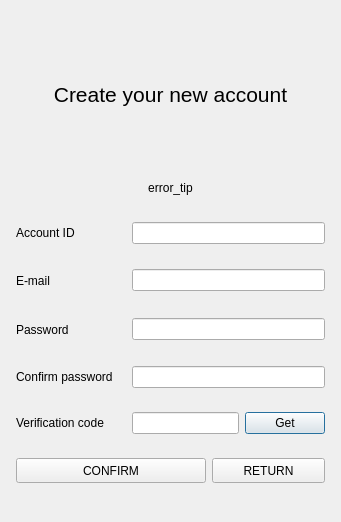
<?xml version="1.0" encoding="UTF-8"?>
<ui version="4.0">
 <class>RegisterDialogClass</class>
 <widget class="QDialog" name="RegisterDialogClass">
  <property name="geometry">
   <rect>
    <x>0</x>
    <y>0</y>
    <width>341</width>
    <height>522</height>
   </rect>
  </property>
  <property name="minimumSize">
   <size>
    <width>300</width>
    <height>500</height>
   </size>
  </property>
  <property name="windowTitle">
   <string>RegisterDialog</string>
  </property>
  <layout class="QVBoxLayout" name="verticalLayout_2">
   <property name="leftMargin">
    <number>5</number>
   </property>
   <property name="topMargin">
    <number>5</number>
   </property>
   <property name="rightMargin">
    <number>5</number>
   </property>
   <property name="bottomMargin">
    <number>5</number>
   </property>
   <item>
    <layout class="QVBoxLayout" name="verticalLayout">
     <item>
      <widget class="QStackedWidget" name="stackedWidget">
       <widget class="QWidget" name="page">
        <layout class="QVBoxLayout" name="verticalLayout_3">
         <item>
          <widget class="QLabel" name="label_title">
           <property name="minimumSize">
            <size>
             <width>0</width>
             <height>120</height>
            </size>
           </property>
           <property name="maximumSize">
            <size>
             <width>16777215</width>
             <height>120</height>
            </size>
           </property>
           <property name="font">
            <font>
             <pointsize>16</pointsize>
            </font>
           </property>
           <property name="text">
            <string>Create your new account</string>
           </property>
           <property name="alignment">
            <set>Qt::AlignmentFlag::AlignCenter</set>
           </property>
          </widget>
         </item>
         <item>
          <widget class="QLabel" name="label_error">
           <property name="maximumSize">
            <size>
             <width>16777215</width>
             <height>20</height>
            </size>
           </property>
           <property name="text">
            <string>error_tip</string>
           </property>
           <property name="alignment">
            <set>Qt::AlignmentFlag::AlignCenter</set>
           </property>
          </widget>
         </item>
         <item>
          <layout class="QHBoxLayout" name="horizontalLayout">
           <item>
            <widget class="QLabel" name="label_account">
             <property name="minimumSize">
              <size>
               <width>110</width>
               <height>0</height>
              </size>
             </property>
             <property name="maximumSize">
              <size>
               <width>110</width>
               <height>16777215</height>
              </size>
             </property>
             <property name="text">
              <string>Account ID</string>
             </property>
            </widget>
           </item>
           <item>
            <widget class="QLineEdit" name="edit_account"/>
           </item>
          </layout>
         </item>
         <item>
          <layout class="QHBoxLayout" name="horizontalLayout_3">
           <item>
            <widget class="QLabel" name="label_mail">
             <property name="minimumSize">
              <size>
               <width>110</width>
               <height>25</height>
              </size>
             </property>
             <property name="maximumSize">
              <size>
               <width>110</width>
               <height>25</height>
              </size>
             </property>
             <property name="text">
              <string>E-mail</string>
             </property>
            </widget>
           </item>
           <item>
            <widget class="QLineEdit" name="edit_mail"/>
           </item>
          </layout>
         </item>
         <item>
          <layout class="QHBoxLayout" name="horizontalLayout_2">
           <item>
            <widget class="QLabel" name="label_password">
             <property name="minimumSize">
              <size>
               <width>110</width>
               <height>25</height>
              </size>
             </property>
             <property name="maximumSize">
              <size>
               <width>110</width>
               <height>25</height>
              </size>
             </property>
             <property name="text">
              <string>Password</string>
             </property>
            </widget>
           </item>
           <item>
            <widget class="QLineEdit" name="edit_password"/>
           </item>
          </layout>
         </item>
         <item>
          <layout class="QHBoxLayout" name="horizontalLayout_4">
           <item>
            <widget class="QLabel" name="label_password_comfirm">
             <property name="minimumSize">
              <size>
               <width>110</width>
               <height>0</height>
              </size>
             </property>
             <property name="maximumSize">
              <size>
               <width>110</width>
               <height>16777215</height>
              </size>
             </property>
             <property name="text">
              <string>Confirm password</string>
             </property>
            </widget>
           </item>
           <item>
            <widget class="QLineEdit" name="edit_comfirm_password"/>
           </item>
          </layout>
         </item>
         <item>
          <layout class="QHBoxLayout" name="horizontalLayout_5">
           <item>
            <widget class="QLabel" name="label_verify">
             <property name="minimumSize">
              <size>
               <width>110</width>
               <height>0</height>
              </size>
             </property>
             <property name="maximumSize">
              <size>
               <width>110</width>
               <height>16777215</height>
              </size>
             </property>
             <property name="text">
              <string>Verification code</string>
             </property>
            </widget>
           </item>
           <item>
            <widget class="QLineEdit" name="edit_verify"/>
           </item>
           <item>
            <widget class="QPushButton" name="button_get_verify">
             <property name="text">
              <string>Get</string>
             </property>
            </widget>
           </item>
          </layout>
         </item>
         <item>
          <layout class="QHBoxLayout" name="horizontalLayout_6">
           <item>
            <widget class="QPushButton" name="button_confirm">
             <property name="minimumSize">
              <size>
               <width>190</width>
               <height>25</height>
              </size>
             </property>
             <property name="maximumSize">
              <size>
               <width>16777215</width>
               <height>25</height>
              </size>
             </property>
             <property name="text">
              <string>CONFIRM</string>
             </property>
            </widget>
           </item>
           <item>
            <widget class="QPushButton" name="button_return">
             <property name="minimumSize">
              <size>
               <width>80</width>
               <height>0</height>
              </size>
             </property>
             <property name="maximumSize">
              <size>
               <width>16777215</width>
               <height>25</height>
              </size>
             </property>
             <property name="text">
              <string>RETURN</string>
             </property>
            </widget>
           </item>
          </layout>
         </item>
        </layout>
       </widget>
       <widget class="QWidget" name="page_2"/>
      </widget>
     </item>
    </layout>
   </item>
  </layout>
 </widget>
 <layoutdefault spacing="6" margin="11"/>
 <resources/>
 <connections/>
</ui>
